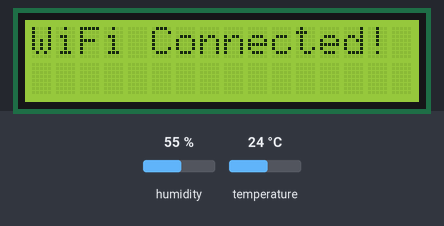
Recording of a sketch running on a simulated ESP32. Shown: 16×2 character LCD. The test bench sets the inputs (shaded band); at power-on: humidity 55 %, temperature 24 °C. WiFi joins after 1.5 s; servers stay silent unless stated; web services answer with replies made up by the test bench; what the sketch prints to the serial monitor is not drawn.

Above: at 1.6 s.
At 3.9 s:
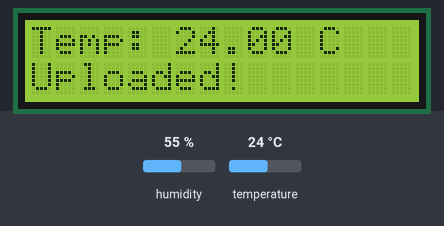
At 18.97 s:
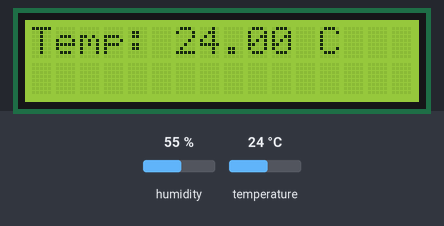

Measured:
- what the display in image 0 shows lasts 2.0 s, from 1.6 s to 3.6 s
- what the display in image 1 shows lasts 15.1 s, from 3.8 s to 18.9 s

The sketch:

Final_ESP-32.ino
```cpp
#include <Wire.h>                // I2C communication library
#include <LiquidCrystal_I2C.h>   // Library for I2C LCD
#include <WiFi.h>                // Library for WiFi functionality
#include <HTTPClient.h>          // Library for HTTP communication
#include "DHT.h"                 // Library for DHT sensor

// WiFi credentials
const char* ssid = "MDX welcomes you"; // WiFi name
const char* password = "MdxL0vesyou";  // WiFi password

// ThingSpeak API details
const char* server = "http://api.thingspeak.com/update"; // ThingSpeak API endpoint
String apiKey = "PRNTW7PN8SURK3TL";                     // ThingSpeak Write API Key

// DHT11 setup
#define DHTPIN 13       // Pin where the DHT11 DATA pin is connected
#define DHTTYPE DHT11   // Specifying DHT11 sensor type
DHT dht(DHTPIN, DHTTYPE); // Create a DHT object with the specified pin and type

// I2C LCD setup
LiquidCrystal_I2C lcd(0x27, 16, 2); // Address 0x27, 16 columns, 2 rows

// Custom I2C pins
#define SDA_PIN 21 // Use GPIO2 for SDA
#define SCL_PIN 22 // Use GPIO4 for SCL

void setup() {
    Serial.begin(9600); // Starting Serial communication for debugging
    Serial.println("Connecting to WiFi...");

    WiFi.begin(ssid, password); // Starting WiFi connection

    // Waiting for WiFi to connect
    while (WiFi.status() != WL_CONNECTED) { // Continue looping until connected
        delay(500); // Wait 500ms between retries
        Serial.print("."); // Keeps printing . until connected
    }

    // WiFi connected
    Serial.println("\nConnected to WiFi!");
    Serial.print("IP Address: ");
    Serial.println(WiFi.localIP()); // Print the assigned IP address

    dht.begin(); // Initializing the DHT sensor

    // Initialize the LCD with new I2C pins
    Wire.begin(SDA_PIN, SCL_PIN);  // Specify new SDA and SCL pins
    lcd.init();                    // Initialize the LCD
    lcd.backlight();               // Turn on the LCD backlight
    lcd.setCursor(0, 0);
    lcd.print("WiFi Connected!");
    delay(2000);
    lcd.clear();
}

void loop() {
    if (WiFi.status() == WL_CONNECTED) { // Checking if WiFi is connected
        // Reading temperature from DHT11
        float temperature = dht.readTemperature(); // Celsius by default

        if (isnan(temperature)) { // Checking if the reading is valid
            Serial.println("Failed to read from DHT sensor!");
            lcd.setCursor(0, 0);
            lcd.print("Sensor Error!");
            delay(10000); // Retry after 10 seconds
            return;
        }

        // Print temperature to Serial Monitor
        Serial.print("Temperature: ");
        Serial.print(temperature);
        Serial.println(" °C");

        // Display temperature on the LCD
        lcd.clear();
        lcd.setCursor(0, 0); // Set the cursor to the first row, first column
        lcd.print("Temp: ");
        lcd.print(temperature);
        lcd.print(" C");

        // Send temperature to ThingSpeak
        HTTPClient http;
        String url = String(server) + "?api_key=" + apiKey + "&field1=" + String(temperature);
        http.begin(url); // Initialize HTTP request

        int httpResponseCode = http.GET(); // Send HTTP GET request
        if (httpResponseCode > 0) {
            Serial.print("HTTP Response Code: ");
            Serial.println(httpResponseCode); // Should return 200 if successful
            lcd.setCursor(0, 1); // Set cursor to the second row
            lcd.print("Uploaded!");
        } else {
            Serial.print("Error Code: ");
            Serial.println(httpResponseCode);
            lcd.setCursor(0, 1); // Set cursor to the second row
            lcd.print("Upload Error");
        }

        http.end(); // Close the HTTP connection
    } else {
        Serial.println("WiFi Disconnected!");
        lcd.clear();
        lcd.setCursor(0, 0);
        lcd.print("WiFi Disconnected");
    }

    delay(15000); // Wait 15 seconds to comply with ThingSpeak's rate limit
}
```
